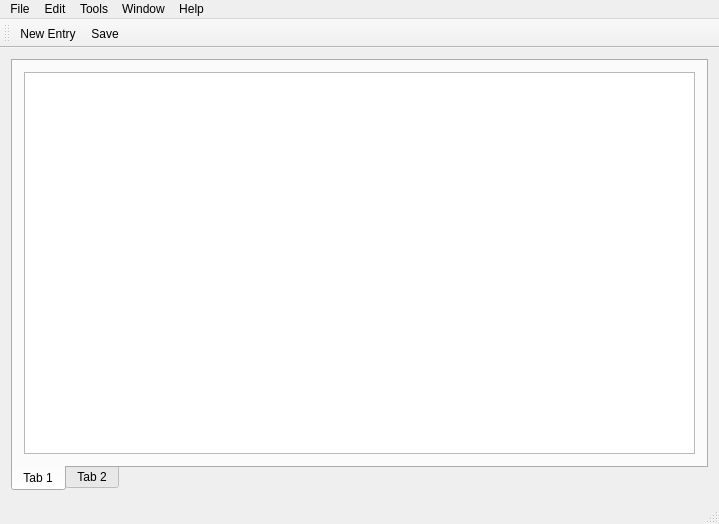
<?xml version="1.0" encoding="UTF-8"?>
<ui version="4.0">
 <class>MainWindow</class>
 <widget class="QMainWindow" name="MainWindow">
  <property name="geometry">
   <rect>
    <x>0</x>
    <y>0</y>
    <width>719</width>
    <height>524</height>
   </rect>
  </property>
  <property name="windowTitle">
   <string>Costs</string>
  </property>
  <widget class="QWidget" name="centralWidget">
   <layout class="QVBoxLayout" name="verticalLayout">
    <item>
     <widget class="QTabWidget" name="tabWidget">
      <property name="tabPosition">
       <enum>QTabWidget::South</enum>
      </property>
      <property name="currentIndex">
       <number>0</number>
      </property>
      <property name="documentMode">
       <bool>false</bool>
      </property>
      <widget class="QWidget" name="expensesTab">
       <attribute name="title">
        <string>Tab 1</string>
       </attribute>
       <layout class="QVBoxLayout" name="verticalLayout_2">
        <item>
         <widget class="QTableView" name="expensesTableView"/>
        </item>
       </layout>
      </widget>
      <widget class="QWidget" name="monthlyExpensesTab">
       <attribute name="title">
        <string>Tab 2</string>
       </attribute>
       <layout class="QVBoxLayout" name="verticalLayout_3">
        <item>
         <widget class="QTableWidget" name="monthlyExpensesTableView">
          <row>
           <property name="text">
            <string>1</string>
           </property>
          </row>
          <row>
           <property name="text">
            <string>2</string>
           </property>
          </row>
          <column>
           <property name="text">
            <string>C1</string>
           </property>
          </column>
          <column>
           <property name="text">
            <string>C2</string>
           </property>
          </column>
         </widget>
        </item>
       </layout>
      </widget>
     </widget>
    </item>
   </layout>
  </widget>
  <widget class="QMenuBar" name="menuBar">
   <property name="geometry">
    <rect>
     <x>0</x>
     <y>0</y>
     <width>719</width>
     <height>27</height>
    </rect>
   </property>
   <widget class="QMenu" name="menuFile">
    <property name="title">
     <string>File</string>
    </property>
    <addaction name="actionNew_Database"/>
    <addaction name="actionOpen_Database"/>
    <addaction name="actionClose_Database"/>
    <addaction name="separator"/>
    <addaction name="actionQuit"/>
   </widget>
   <widget class="QMenu" name="menuTools">
    <property name="title">
     <string>Tools</string>
    </property>
    <addaction name="separator"/>
    <addaction name="actionSettings"/>
   </widget>
   <widget class="QMenu" name="menuWindow">
    <property name="title">
     <string>Window</string>
    </property>
    <addaction name="actionFull_Screen"/>
   </widget>
   <widget class="QMenu" name="menuHelp">
    <property name="title">
     <string>Help</string>
    </property>
    <addaction name="actionContents"/>
    <addaction name="separator"/>
    <addaction name="actionReport_Bug"/>
    <addaction name="separator"/>
    <addaction name="actionAbout_Costs"/>
   </widget>
   <widget class="QMenu" name="menuEdit">
    <property name="title">
     <string>Edit</string>
    </property>
    <addaction name="actionCut"/>
    <addaction name="actionCopy"/>
    <addaction name="actionPaste"/>
    <addaction name="actionDelete"/>
   </widget>
   <addaction name="menuFile"/>
   <addaction name="menuEdit"/>
   <addaction name="menuTools"/>
   <addaction name="menuWindow"/>
   <addaction name="menuHelp"/>
  </widget>
  <widget class="QToolBar" name="mainToolBar">
   <attribute name="toolBarArea">
    <enum>TopToolBarArea</enum>
   </attribute>
   <attribute name="toolBarBreak">
    <bool>false</bool>
   </attribute>
   <addaction name="actionNew_Entry"/>
   <addaction name="actionSave"/>
  </widget>
  <widget class="QStatusBar" name="statusBar"/>
  <action name="actionOpen_Database">
   <property name="text">
    <string>Open Database...</string>
   </property>
  </action>
  <action name="actionClose_Database">
   <property name="text">
    <string>Close Database</string>
   </property>
  </action>
  <action name="actionQuit">
   <property name="text">
    <string>Quit</string>
   </property>
  </action>
  <action name="actionSettings">
   <property name="text">
    <string>Options...</string>
   </property>
  </action>
  <action name="actionContents">
   <property name="text">
    <string>Contents</string>
   </property>
  </action>
  <action name="actionAbout_Costs">
   <property name="text">
    <string>About Costs...</string>
   </property>
  </action>
  <action name="actionReport_Bug">
   <property name="text">
    <string>Report Bug...</string>
   </property>
  </action>
  <action name="actionFull_Screen">
   <property name="text">
    <string>Full Screen</string>
   </property>
  </action>
  <action name="actionCut">
   <property name="text">
    <string>Cut</string>
   </property>
  </action>
  <action name="actionCopy">
   <property name="text">
    <string>Copy</string>
   </property>
  </action>
  <action name="actionPaste">
   <property name="text">
    <string>Paste</string>
   </property>
  </action>
  <action name="actionDelete">
   <property name="text">
    <string>Delete</string>
   </property>
  </action>
  <action name="actionNew_Database">
   <property name="text">
    <string>New Database...</string>
   </property>
  </action>
  <action name="actionNew_Entry">
   <property name="text">
    <string>New Entry</string>
   </property>
   <property name="toolTip">
    <string>Adds a row</string>
   </property>
  </action>
  <action name="actionSave">
   <property name="text">
    <string>Save</string>
   </property>
  </action>
 </widget>
 <layoutdefault spacing="6" margin="11"/>
 <resources/>
 <connections/>
</ui>
